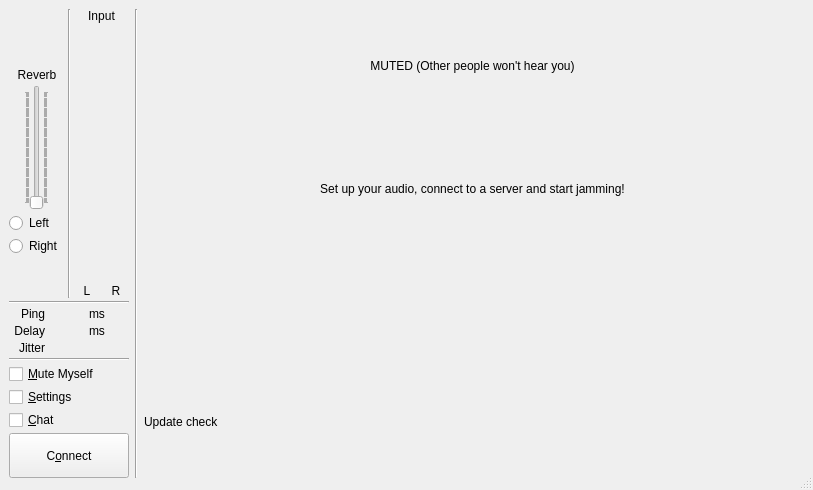
<?xml version="1.0" encoding="UTF-8"?>
<ui version="4.0">
 <class>CClientDlgBase</class>
 <widget class="QDialog" name="CClientDlgBase">
  <property name="geometry">
   <rect>
    <x>0</x>
    <y>0</y>
    <width>813</width>
    <height>490</height>
   </rect>
  </property>
  <property name="acceptDrops">
   <bool>true</bool>
  </property>
  <property name="windowTitle">
   <string/>
  </property>
  <property name="windowIcon">
   <iconset resource="resources.qrc">
    <normaloff>:/png/main/res/fronticon.png</normaloff>:/png/main/res/fronticon.png</iconset>
  </property>
  <property name="styleSheet">
   <string/>
  </property>
  <property name="sizeGripEnabled">
   <bool>true</bool>
  </property>
  <layout class="QHBoxLayout">
   <property name="leftMargin">
    <number>0</number>
   </property>
   <property name="topMargin">
    <number>0</number>
   </property>
   <property name="rightMargin">
    <number>3</number>
   </property>
   <property name="bottomMargin">
    <number>3</number>
   </property>
   <item>
    <widget class="QFrame" name="backgroundFrame">
     <property name="minimumSize">
      <size>
       <width>0</width>
       <height>0</height>
      </size>
     </property>
     <property name="frameShape">
      <enum>QFrame::NoFrame</enum>
     </property>
     <property name="frameShadow">
      <enum>QFrame::Plain</enum>
     </property>
     <layout class="QVBoxLayout" name="verticalLayout_5">
      <item>
       <layout class="QHBoxLayout" name="horizontalLayout_3">
        <item>
         <layout class="QHBoxLayout" name="horizontalLayout_2">
          <property name="spacing">
           <number>6</number>
          </property>
          <item>
           <layout class="QVBoxLayout" name="verticalLayout_4">
            <property name="spacing">
             <number>3</number>
            </property>
            <item>
             <layout class="QHBoxLayout" name="horizontalLayout">
              <item>
               <layout class="QVBoxLayout" name="verticalLayout_3">
                <item>
                 <widget class="QLabel" name="pxlLogo">
                  <property name="sizePolicy">
                   <sizepolicy hsizetype="Preferred" vsizetype="Preferred">
                    <horstretch>0</horstretch>
                    <verstretch>0</verstretch>
                   </sizepolicy>
                  </property>
                  <property name="pixmap">
                   <pixmap resource="resources.qrc">:/png/main/res/fronticon.png</pixmap>
                  </property>
                  <property name="alignment">
                   <set>Qt::AlignCenter</set>
                  </property>
                  <property name="wordWrap">
                   <bool>false</bool>
                  </property>
                 </widget>
                </item>
                <item>
                 <spacer name="verticalSpacer">
                  <property name="orientation">
                   <enum>Qt::Vertical</enum>
                  </property>
                  <property name="sizeType">
                   <enum>QSizePolicy::Expanding</enum>
                  </property>
                  <property name="sizeHint" stdset="0">
                   <size>
                    <width>13</width>
                    <height>10</height>
                   </size>
                  </property>
                 </spacer>
                </item>
                <item>
                 <layout class="QVBoxLayout">
                  <item>
                   <layout class="QVBoxLayout">
                    <property name="spacing">
                     <number>3</number>
                    </property>
                    <item>
                     <widget class="QLabel" name="lblAudioReverb">
                      <property name="text">
                       <string>Reverb</string>
                      </property>
                      <property name="alignment">
                       <set>Qt::AlignCenter</set>
                      </property>
                     </widget>
                    </item>
                    <item>
                     <layout class="QHBoxLayout">
                      <item>
                       <spacer>
                        <property name="orientation">
                         <enum>Qt::Horizontal</enum>
                        </property>
                        <property name="sizeType">
                         <enum>QSizePolicy::Minimum</enum>
                        </property>
                        <property name="sizeHint" stdset="0">
                         <size>
                          <width>0</width>
                          <height>20</height>
                         </size>
                        </property>
                       </spacer>
                      </item>
                      <item>
                       <widget class="QSlider" name="sldAudioReverb">
                        <property name="sizePolicy">
                         <sizepolicy hsizetype="Fixed" vsizetype="Expanding">
                          <horstretch>0</horstretch>
                          <verstretch>0</verstretch>
                         </sizepolicy>
                        </property>
                        <property name="minimumSize">
                         <size>
                          <width>0</width>
                          <height>125</height>
                         </size>
                        </property>
                        <property name="maximumSize">
                         <size>
                          <width>16777215</width>
                          <height>300</height>
                         </size>
                        </property>
                        <property name="pageStep">
                         <number>1</number>
                        </property>
                        <property name="orientation">
                         <enum>Qt::Vertical</enum>
                        </property>
                        <property name="tickPosition">
                         <enum>QSlider::TicksBothSides</enum>
                        </property>
                       </widget>
                      </item>
                      <item>
                       <spacer>
                        <property name="orientation">
                         <enum>Qt::Horizontal</enum>
                        </property>
                        <property name="sizeType">
                         <enum>QSizePolicy::Minimum</enum>
                        </property>
                        <property name="sizeHint" stdset="0">
                         <size>
                          <width>0</width>
                          <height>20</height>
                         </size>
                        </property>
                       </spacer>
                      </item>
                     </layout>
                    </item>
                   </layout>
                  </item>
                  <item>
                   <layout class="QVBoxLayout">
                    <property name="spacing">
                     <number>3</number>
                    </property>
                    <item>
                     <widget class="QRadioButton" name="rbtReverbSelL">
                      <property name="text">
                       <string>Left</string>
                      </property>
                     </widget>
                    </item>
                    <item>
                     <widget class="QRadioButton" name="rbtReverbSelR">
                      <property name="text">
                       <string>Right</string>
                      </property>
                     </widget>
                    </item>
                   </layout>
                  </item>
                 </layout>
                </item>
                <item>
                 <spacer>
                  <property name="orientation">
                   <enum>Qt::Vertical</enum>
                  </property>
                  <property name="sizeType">
                   <enum>QSizePolicy::Expanding</enum>
                  </property>
                  <property name="sizeHint" stdset="0">
                   <size>
                    <width>13</width>
                    <height>10</height>
                   </size>
                  </property>
                 </spacer>
                </item>
               </layout>
              </item>
              <item>
               <widget class="Line" name="lineMeter">
                <property name="orientation">
                 <enum>Qt::Vertical</enum>
                </property>
               </widget>
              </item>
              <item>
               <layout class="QVBoxLayout">
                <item>
                 <widget class="QLabel" name="lblInputLEDMeter">
                  <property name="text">
                   <string>Input</string>
                  </property>
                  <property name="alignment">
                   <set>Qt::AlignCenter</set>
                  </property>
                 </widget>
                </item>
                <item>
                 <layout class="QHBoxLayout">
                  <item>
                   <widget class="CLevelMeter" name="lbrInputLevelL" native="true">
                    <property name="sizePolicy">
                     <sizepolicy hsizetype="Fixed" vsizetype="Expanding">
                      <horstretch>0</horstretch>
                      <verstretch>0</verstretch>
                     </sizepolicy>
                    </property>
                    <property name="minimumSize">
                     <size>
                      <width>19</width>
                      <height>88</height>
                     </size>
                    </property>
                   </widget>
                  </item>
                  <item>
                   <widget class="CLevelMeter" name="lbrInputLevelR" native="true">
                    <property name="sizePolicy">
                     <sizepolicy hsizetype="Fixed" vsizetype="Expanding">
                      <horstretch>0</horstretch>
                      <verstretch>0</verstretch>
                     </sizepolicy>
                    </property>
                    <property name="minimumSize">
                     <size>
                      <width>19</width>
                      <height>88</height>
                     </size>
                    </property>
                   </widget>
                  </item>
                 </layout>
                </item>
                <item>
                 <layout class="QHBoxLayout">
                  <item>
                   <widget class="QLabel" name="lblLevelMeterLeft">
                    <property name="text">
                     <string>L</string>
                    </property>
                    <property name="alignment">
                     <set>Qt::AlignCenter</set>
                    </property>
                   </widget>
                  </item>
                  <item>
                   <widget class="QLabel" name="lblLevelMeterRight">
                    <property name="text">
                     <string>R</string>
                    </property>
                    <property name="alignment">
                     <set>Qt::AlignCenter</set>
                    </property>
                   </widget>
                  </item>
                 </layout>
                </item>
               </layout>
              </item>
             </layout>
            </item>
            <item>
             <widget class="Line" name="lineUpperLowerLeft_2">
              <property name="orientation">
               <enum>Qt::Horizontal</enum>
              </property>
             </widget>
            </item>
            <item>
             <layout class="QGridLayout" name="gridLayout">
              <property name="horizontalSpacing">
               <number>4</number>
              </property>
              <item row="2" column="0">
               <widget class="QLabel" name="lblBuffers">
                <property name="text">
                 <string>Jitter</string>
                </property>
                <property name="alignment">
                 <set>Qt::AlignRight|Qt::AlignTrailing|Qt::AlignVCenter</set>
                </property>
                <property name="wordWrap">
                 <bool>false</bool>
                </property>
               </widget>
              </item>
              <item row="1" column="0">
               <widget class="QLabel" name="lblDelay">
                <property name="text">
                 <string>Delay</string>
                </property>
                <property name="alignment">
                 <set>Qt::AlignRight|Qt::AlignTrailing|Qt::AlignVCenter</set>
                </property>
                <property name="wordWrap">
                 <bool>false</bool>
                </property>
               </widget>
              </item>
              <item row="0" column="0">
               <widget class="QLabel" name="lblPing">
                <property name="text">
                 <string>Ping</string>
                </property>
                <property name="alignment">
                 <set>Qt::AlignRight|Qt::AlignTrailing|Qt::AlignVCenter</set>
                </property>
                <property name="wordWrap">
                 <bool>false</bool>
                </property>
               </widget>
              </item>
              <item row="0" column="1">
               <widget class="QLabel" name="lblPingVal">
                <property name="sizePolicy">
                 <sizepolicy hsizetype="Minimum" vsizetype="Preferred">
                  <horstretch>0</horstretch>
                  <verstretch>0</verstretch>
                 </sizepolicy>
                </property>
                <property name="minimumSize">
                 <size>
                  <width>35</width>
                  <height>0</height>
                 </size>
                </property>
                <property name="layoutDirection">
                 <enum>Qt::LeftToRight</enum>
                </property>
                <property name="text">
                 <string/>
                </property>
                <property name="alignment">
                 <set>Qt::AlignRight|Qt::AlignTrailing|Qt::AlignVCenter</set>
                </property>
               </widget>
              </item>
              <item row="0" column="2">
               <widget class="QLabel" name="lblPingUnit">
                <property name="minimumSize">
                 <size>
                  <width>22</width>
                  <height>0</height>
                 </size>
                </property>
                <property name="maximumSize">
                 <size>
                  <width>22</width>
                  <height>16777215</height>
                 </size>
                </property>
                <property name="text">
                 <string>ms</string>
                </property>
               </widget>
              </item>
              <item row="1" column="1">
               <widget class="QLabel" name="lblDelayVal">
                <property name="sizePolicy">
                 <sizepolicy hsizetype="Minimum" vsizetype="Preferred">
                  <horstretch>0</horstretch>
                  <verstretch>0</verstretch>
                 </sizepolicy>
                </property>
                <property name="minimumSize">
                 <size>
                  <width>35</width>
                  <height>0</height>
                 </size>
                </property>
                <property name="layoutDirection">
                 <enum>Qt::LeftToRight</enum>
                </property>
                <property name="text">
                 <string/>
                </property>
                <property name="alignment">
                 <set>Qt::AlignRight|Qt::AlignTrailing|Qt::AlignVCenter</set>
                </property>
               </widget>
              </item>
              <item row="1" column="2">
               <widget class="QLabel" name="lblDelayUnit">
                <property name="minimumSize">
                 <size>
                  <width>22</width>
                  <height>0</height>
                 </size>
                </property>
                <property name="maximumSize">
                 <size>
                  <width>22</width>
                  <height>16777215</height>
                 </size>
                </property>
                <property name="text">
                 <string>ms</string>
                </property>
               </widget>
              </item>
              <item row="1" column="3">
               <widget class="CMultiColorLED" name="ledDelay" native="true">
                <property name="sizePolicy">
                 <sizepolicy hsizetype="Fixed" vsizetype="Fixed">
                  <horstretch>0</horstretch>
                  <verstretch>0</verstretch>
                 </sizepolicy>
                </property>
                <property name="minimumSize">
                 <size>
                  <width>14</width>
                  <height>14</height>
                 </size>
                </property>
                <property name="maximumSize">
                 <size>
                  <width>14</width>
                  <height>14</height>
                 </size>
                </property>
               </widget>
              </item>
              <item row="2" column="3">
               <widget class="CMultiColorLED" name="ledBuffers" native="true">
                <property name="sizePolicy">
                 <sizepolicy hsizetype="Fixed" vsizetype="Fixed">
                  <horstretch>0</horstretch>
                  <verstretch>0</verstretch>
                 </sizepolicy>
                </property>
                <property name="minimumSize">
                 <size>
                  <width>14</width>
                  <height>14</height>
                 </size>
                </property>
                <property name="maximumSize">
                 <size>
                  <width>14</width>
                  <height>14</height>
                 </size>
                </property>
               </widget>
              </item>
             </layout>
            </item>
            <item>
             <widget class="Line" name="lineUpperLowerLeft">
              <property name="orientation">
               <enum>Qt::Horizontal</enum>
              </property>
             </widget>
            </item>
            <item>
             <widget class="QCheckBox" name="chbLocalMute">
              <property name="text">
               <string>&amp;Mute Myself</string>
              </property>
             </widget>
            </item>
            <item>
             <widget class="QCheckBox" name="chbSettings">
              <property name="text">
               <string>&amp;Settings</string>
              </property>
             </widget>
            </item>
            <item>
             <widget class="QCheckBox" name="chbChat">
              <property name="text">
               <string>&amp;Chat</string>
              </property>
             </widget>
            </item>
            <item>
             <widget class="QPushButton" name="butConnect">
              <property name="sizePolicy">
               <sizepolicy hsizetype="Preferred" vsizetype="Fixed">
                <horstretch>0</horstretch>
                <verstretch>0</verstretch>
               </sizepolicy>
              </property>
              <property name="minimumSize">
               <size>
                <width>120</width>
                <height>45</height>
               </size>
              </property>
              <property name="text">
               <string>C&amp;onnect</string>
              </property>
              <property name="autoDefault">
               <bool>false</bool>
              </property>
              <property name="default">
               <bool>false</bool>
              </property>
             </widget>
            </item>
           </layout>
          </item>
          <item>
           <widget class="Line" name="linePanReverb">
            <property name="orientation">
             <enum>Qt::Vertical</enum>
            </property>
           </widget>
          </item>
         </layout>
        </item>
        <item>
         <layout class="QVBoxLayout" name="verticalLayout">
          <item>
           <widget class="QLabel" name="lblGlobalInfoLabel">
            <property name="text">
             <string>MUTED (Other people won't hear you)</string>
            </property>
            <property name="alignment">
             <set>Qt::AlignCenter</set>
            </property>
            <property name="margin">
             <number>6</number>
            </property>
           </widget>
          </item>
          <item>
           <layout class="QVBoxLayout" name="verticalLayout_2">
            <property name="sizeConstraint">
             <enum>QLayout::SetMinimumSize</enum>
            </property>
            <property name="leftMargin">
             <number>0</number>
            </property>
            <property name="topMargin">
             <number>9</number>
            </property>
            <item>
             <widget class="QLabel" name="lblConnectToServer">
              <property name="sizePolicy">
               <sizepolicy hsizetype="Expanding" vsizetype="Preferred">
                <horstretch>0</horstretch>
                <verstretch>0</verstretch>
               </sizepolicy>
              </property>
              <property name="text">
               <string>Set up your audio, connect to a server and start jamming!</string>
              </property>
              <property name="alignment">
               <set>Qt::AlignCenter</set>
              </property>
             </widget>
            </item>
           </layout>
          </item>
          <item>
           <widget class="CAudioMixerBoard" name="MainMixerBoard" native="true">
            <property name="sizePolicy">
             <sizepolicy hsizetype="Expanding" vsizetype="Preferred">
              <horstretch>0</horstretch>
              <verstretch>0</verstretch>
             </sizepolicy>
            </property>
           </widget>
          </item>
          <item>
           <widget class="QLabel" name="lblUpdateCheck">
            <property name="text">
             <string>Update check</string>
            </property>
           </widget>
          </item>
         </layout>
        </item>
       </layout>
      </item>
     </layout>
    </widget>
   </item>
  </layout>
 </widget>
 <customwidgets>
  <customwidget>
   <class>CMultiColorLED</class>
   <extends>QWidget</extends>
   <header>multicolorled.h</header>
  </customwidget>
  <customwidget>
   <class>CAudioMixerBoard</class>
   <extends>QWidget</extends>
   <header>audiomixerboard.h</header>
  </customwidget>
  <customwidget>
   <class>CLevelMeter</class>
   <extends>QWidget</extends>
   <header>levelmeter.h</header>
   <container>1</container>
  </customwidget>
 </customwidgets>
 <tabstops>
  <tabstop>butConnect</tabstop>
  <tabstop>chbLocalMute</tabstop>
  <tabstop>chbSettings</tabstop>
  <tabstop>chbChat</tabstop>
  <tabstop>sldAudioReverb</tabstop>
  <tabstop>rbtReverbSelL</tabstop>
  <tabstop>rbtReverbSelR</tabstop>
 </tabstops>
 <resources>
  <include location="resources.qrc"/>
 </resources>
 <connections/>
</ui>
